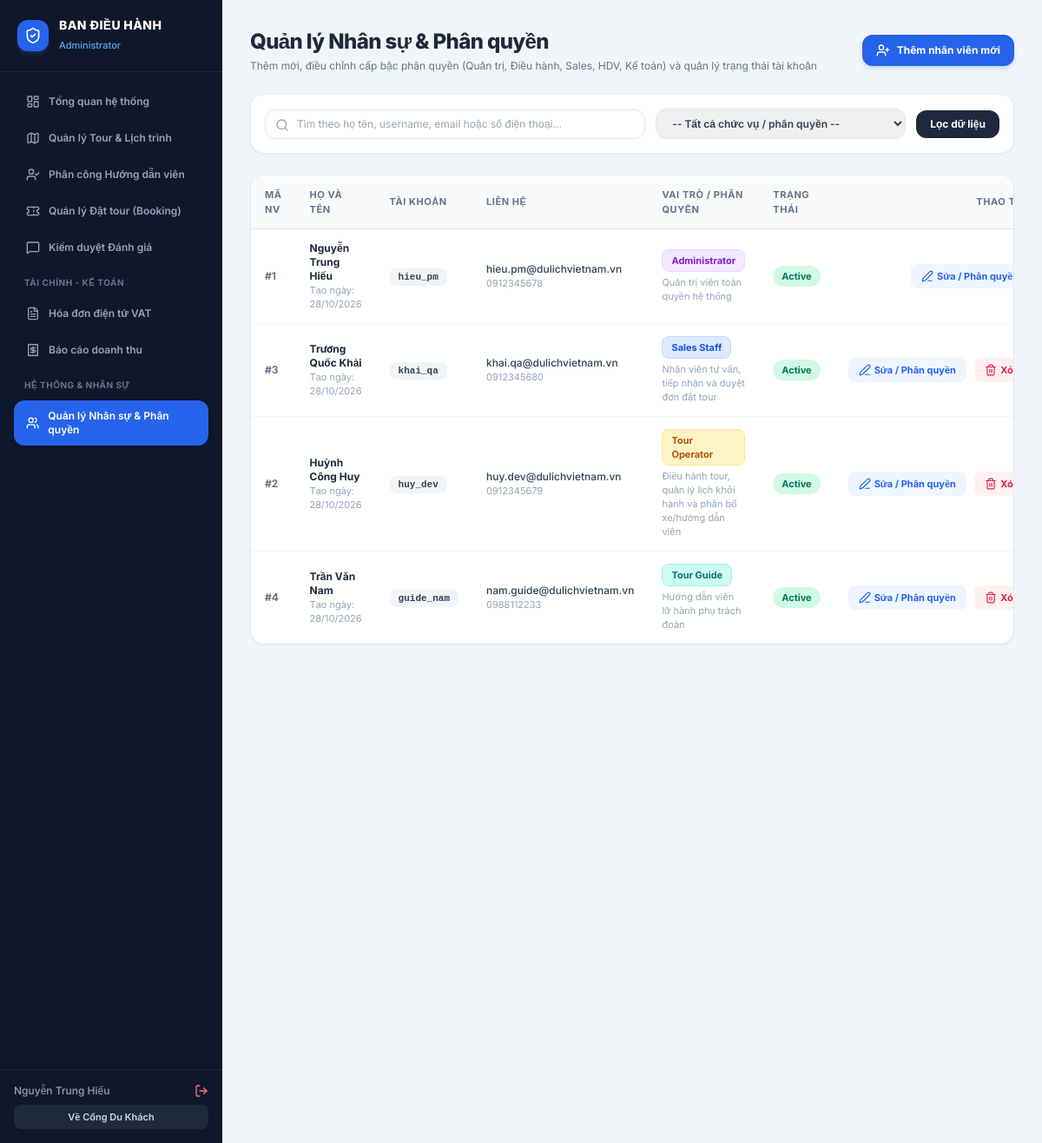
The app's page /modules/admin/staff_manager.php (signed in) with its own data.
### tables this page shows
CREATE TABLE IF NOT EXISTS `roles` (
  `role_id` int NOT NULL AUTO_INCREMENT,
  `role_name` varchar(50) NOT NULL COMMENT 'Tên vai trò: Admin, Sales, Operator, Guide, Accountant',
  `description` varchar(255) DEFAULT NULL,
  PRIMARY KEY (`role_id`),
  UNIQUE KEY `role_name` (`role_name`)
);

CREATE TABLE IF NOT EXISTS `users` (
  `user_id` int NOT NULL AUTO_INCREMENT,
  `role_id` int NOT NULL,
  `username` varchar(50) NOT NULL,
  `password_hash` varchar(255) NOT NULL,
  `fullname` varchar(100) NOT NULL,
  `email` varchar(100) NOT NULL,
  `phone` varchar(20) NOT NULL,
  `status` enum('Active','Inactive','Locked') DEFAULT 'Active',
  `created_at` timestamp NULL DEFAULT CURRENT_TIMESTAMP,
  PRIMARY KEY (`user_id`),
  UNIQUE KEY `username` (`username`),
  UNIQUE KEY `email` (`email`),
  KEY `role_id` (`role_id`)
);

### includes/auth.php (called while the page is built, shortened)
<?php
function is_logged_in(): bool {
    return isset($_SESSION['user']) && !empty($_SESSION['user']['user_id']);
}
function current_user(): ?array {
    return $_SESSION['user'] ?? null;
}
function has_role($roles): bool {
    $userRole = $_SESSION['user']['role_name'] ?? '';
    if (is_array($roles)) {
        return in_array($userRole, $roles);
    }
    return $userRole === $roles;
}

### modules/admin/staff_manager.php (the view, shortened to what this page needs)
<?php
require_once __DIR__ . '/../../config/database.php';
require_once __DIR__ . '/../../includes/auth.php';
$currentUser = current_user();
$currentUserId = (int)($currentUser['user_id'] ?? $_SESSION['user_id'] ?? 0);
$keyword    = isset($_GET['q']) ? trim($_GET['q']) : '';
$sqlStaff = "SELECT u.*, r.role_name, r.description AS role_desc
             FROM users u
             INNER JOIN roles r ON u.role_id = r.role_id
             WHERE u.role_id != 6";
$params = [];
$sqlStaff .= " ORDER BY u.role_id ASC, u.user_id DESC";
$stmtStaff = $pdo->prepare($sqlStaff);
$stmtStaff->execute($params);
$staffList = $stmtStaff->fetchAll(PDO::FETCH_ASSOC);
include __DIR__ . '/../../includes/header.php';
?>
<div class="flex min-h-screen bg-slate-100">
    <?php include __DIR__ . '/../../includes/admin_sidebar.php'; ?>
    <main class="flex-1 p-6 lg:p-8 overflow-x-auto">
        <div class="flex flex-col md:flex-row md:items-center md:justify-between gap-4 mb-6">
            <div>
                <h1 class="text-2xl font-extrabold text-slate-800 tracking-tight">Quản lý Nhân sự & Phân quyền</h1>
                <p class="text-xs text-slate-500 mt-1">Thêm mới, điều chỉnh cấp bậc phân quyền (Quản trị, Điều hành, Sales, HDV, Kế toán) và quản lý trạng thái tài khoản</p>
            </div>
            <button type="button" onclick="openAddModal()"
                    class="inline-flex items-center gap-2 px-4 py-2.5 rounded-xl bg-blue-600 hover:bg-blue-700 text-white text-xs font-bold shadow-md shadow-blue-500/20 transition">
                <i data-lucide="user-plus" class="w-4 h-4"></i> Thêm nhân viên mới
            </button>
        </div>
        <form method="GET" class="bg-white p-4 rounded-2xl shadow-sm border border-slate-200/80 mb-6 flex flex-col md:flex-row gap-3 items-center">
            <div class="relative flex-1 w-full">
                <input type="text" name="q" value="<?= htmlspecialchars($keyword) ?>"
                       placeholder="Tìm theo họ tên, username, email hoặc số điện thoại..."
                       class="w-full pl-9 pr-4 py-2 rounded-xl border border-slate-200 text-xs focus:outline-none focus:ring-2 focus:ring-blue-500">
                <i data-lucide="search" class="w-4 h-4 text-slate-400 absolute left-3 top-2.5"></i>
            </div>
            <div class="w-full md:w-72">
                <select name="role_id" onchange="this.form.submit()"
                        class="w-full px-3.5 py-2 rounded-xl border border-slate-200 text-xs font-semibold text-slate-700 focus:outline-none focus:ring-2 focus:ring-blue-500">
                    <option value="0">-- Tất cả chức vụ / phân quyền --</option>
                </select>
            </div>
            <button type="submit" class="px-4 py-2 rounded-xl bg-slate-800 hover:bg-slate-900 text-white text-xs font-bold transition">
                Lọc dữ liệu
            </button>
        </form>
        <div class="bg-white rounded-2xl shadow-sm border border-slate-200/80 overflow-hidden">
            <div class="overflow-x-auto">
                <table class="w-full text-left border-collapse">
                    <thead>
                        <tr class="bg-slate-50 border-b border-slate-200 text-[11px] font-bold uppercase text-slate-500 tracking-wider">
                            <th class="py-3.5 px-4">Mã NV</th>
                            <th class="py-3.5 px-4">Họ và tên</th>
                            <th class="py-3.5 px-4">Tài khoản</th>
                            <th class="py-3.5 px-4">Liên hệ</th>
                            <th class="py-3.5 px-4">Vai trò / Phân quyền</th>
                            <th class="py-3.5 px-4">Trạng thái</th>
                            <th class="py-3.5 px-4 text-right">Thao tác</th>
                        </tr>
                    </thead>
                    <tbody class="divide-y divide-slate-100 text-xs text-slate-700">
                        <?php if (empty($staffList)): ?>
                            <tr>
                                <td colspan="7" class="py-8 text-center text-slate-400">Không tìm thấy nhân viên nào phù hợp.</td>
                            </tr>
                        <?php else: ?>
                            <?php foreach ($staffList as $st): ?>
                                <?php
                                $roleBadge = match ((int)$st['role_id']) {
                                    1 => 'bg-purple-100 text-purple-700 border-purple-200',
                                    2 => 'bg-blue-100 text-blue-700 border-blue-200',
                                    3 => 'bg-amber-100 text-amber-700 border-amber-200',
                                    4 => 'bg-teal-100 text-teal-700 border-teal-200',
                                    5 => 'bg-indigo-100 text-indigo-700 border-indigo-200',
                                    default => 'bg-slate-100 text-slate-700 border-slate-200'
                                };
                                $statusBadge = match ($st['status']) {
                                    'Active'   => 'bg-emerald-100 text-emerald-700',
                                    'Locked'   => 'bg-rose-100 text-rose-700',
                                    default    => 'bg-slate-100 text-slate-600'
                                };
                                ?>
                                <tr class="hover:bg-slate-50/80 transition">
                                    <td class="py-3.5 px-4 font-bold text-slate-500">#<?= (int)$st['user_id'] ?></td>
                                    <td class="py-3.5 px-4">
                                        <div class="font-bold text-slate-800"><?= htmlspecialchars($st['fullname']) ?></div>
                                        <div class="text-[11px] text-slate-400">Tạo ngày: <?= date('d/m/Y', strtotime($st['created_at'])) ?></div>
                                    </td>
                                    <td class="py-3.5 px-4">
                                        <span class="px-2.5 py-1 rounded-lg bg-slate-100 font-mono text-[11px] font-semibold text-slate-700">
                                            <?= htmlspecialchars($st['username']) ?>
                                        </span>
                                    </td>
                                    <td class="py-3.5 px-4">
                                        <div class="font-medium text-slate-700"><?= htmlspecialchars($st['email']) ?></div>
                                        <div class="text-[11px] text-slate-400"><?= htmlspecialchars($st['phone']) ?></div>
                                    </td>
                                    <td class="py-3.5 px-4">
                                        <span class="inline-block px-2.5 py-1 rounded-lg border text-[11px] font-bold <?= $roleBadge ?>">
                                            <?= htmlspecialchars($st['role_name']) ?>
                                        </span>
                                        <div class="text-[11px] text-slate-400 mt-1 max-w-xs"><?= htmlspecialchars($st['role_desc']) ?></div>
                                    </td>
                                    <td class="py-3.5 px-4">
                                        <span class="inline-block px-2.5 py-1 rounded-full text-[11px] font-bold <?= $statusBadge ?>">
                                            <?= htmlspecialchars($st['status']) ?>
                                        </span>
                                    </td>
                                    <td class="py-3.5 px-4 text-right space-x-1.5 whitespace-nowrap">
                                        <button type="button"
                                                onclick='openEditModal(<?= json_encode($st, JSON_HEX_APOS | JSON_HEX_QUOT) ?>)'
                                                class="inline-flex items-center gap-1 px-3 py-1.5 rounded-lg bg-blue-50 hover:bg-blue-100 text-blue-600 font-bold text-[11px] transition">
                                            <i data-lucide="edit-3" class="w-3.5 h-3.5"></i> Sửa / Phân quyền
                                        </button>
                                        <?php if ((int)$st['user_id'] !== $currentUserId): ?>
                                            <form method="POST" class="inline-block" onsubmit="return confirm('Bạn có chắc chắn muốn xóa nhân viên <?= htmlspecialchars(addslashes($st['fullname'])) ?>?');">
                                                <button type="submit" class="inline-flex items-center gap-1 px-3 py-1.5 rounded-lg bg-rose-50 hover:bg-rose-100 text-rose-600 font-bold text-[11px] transition">
                                                    <i data-lucide="trash-2" class="w-3.5 h-3.5"></i> Xóa
                                                </button>
                                            </form>
                                        <?php endif; ?>
                                    </td>
                                </tr>
                            <?php endforeach; ?>
                        <?php endif; ?>
                    </tbody>
                </table>
            </div>
        </div>
    </main>
</div>
<?php include __DIR__ . '/../../includes/footer.php'; ?>

### includes/admin_sidebar.php (shortened to what this page needs)
<?php
require_once __DIR__ . '/auth.php';
$u = current_user();
$current_page = basename($_SERVER['PHP_SELF']);
?>
<aside class="w-64 bg-slate-900 text-slate-300 flex flex-col shrink-0 min-h-screen">
    <div class="p-5 border-b border-slate-800">
        <div class="flex items-center gap-3">
            <div class="w-9 h-9 rounded-xl bg-blue-600 flex items-center justify-center text-white font-bold shadow-md shadow-blue-500/20">
                <i data-lucide="shield-check" class="w-5 h-5"></i>
            </div>
            <div>
                <h2 class="text-sm font-extrabold text-white tracking-wide leading-tight">BAN ĐIỀU HÀNH</h2>
                <span class="text-[11px] text-blue-400 font-medium"><?= htmlspecialchars($u['role_name'] ?? 'Nhân viên') ?></span>
            </div>
        </div>
    </div>
    <nav class="flex-1 p-4 space-y-1.5 text-xs font-semibold">
        <a href="<?= BASE_URL ?>modules/admin/dashboard.php"
           class="flex items-center gap-2.5 px-3.5 py-2.5 rounded-xl transition <?= $current_page === 'dashboard.php' ? 'bg-blue-600 text-white shadow' : 'hover:bg-slate-800 text-slate-400 hover:text-slate-200' ?>">
            <i data-lucide="layout-dashboard" class="w-4 h-4"></i> Tổng quan hệ thống
        </a>
        <?php if (has_role(['Administrator', 'Tour Operator'])): ?>
            <a href="<?= BASE_URL ?>modules/admin/tour_manager.php"
               class="flex items-center gap-2.5 px-3.5 py-2.5 rounded-xl transition <?= $current_page === 'tour_manager.php' ? 'bg-blue-600 text-white shadow' : 'hover:bg-slate-800 text-slate-400 hover:text-slate-200' ?>">
                <i data-lucide="map" class="w-4 h-4"></i> Quản lý Tour & Lịch trình
            </a>
            <a href="<?= BASE_URL ?>modules/admin/guide_assign.php"
               class="flex items-center gap-2.5 px-3.5 py-2.5 rounded-xl transition <?= $current_page === 'guide_assign.php' ? 'bg-blue-600 text-white shadow' : 'hover:bg-slate-800 text-slate-400 hover:text-slate-200' ?>">
                <i data-lucide="user-check" class="w-4 h-4"></i> Phân công Hướng dẫn viên
            </a>
        <?php endif; ?>
        <?php if (has_role(['Administrator', 'Sales Staff', 'Accountant'])): ?>
            <a href="<?= BASE_URL ?>modules/admin/booking_manager.php"
               class="flex items-center gap-2.5 px-3.5 py-2.5 rounded-xl transition <?= $current_page === 'booking_manager.php' ? 'bg-blue-600 text-white shadow' : 'hover:bg-slate-800 text-slate-400 hover:text-slate-200' ?>">
                <i data-lucide="ticket" class="w-4 h-4"></i> Quản lý Đặt tour (Booking)
            </a>
        <?php endif; ?>
        <?php if (has_role(['Administrator', 'Sales Staff'])): ?>
            <a href="<?= BASE_URL ?>modules/reviews/review_manager.php"
               class="flex items-center gap-2.5 px-3.5 py-2.5 rounded-xl transition <?= $current_page === 'review_manager.php' ? 'bg-blue-600 text-white shadow' : 'hover:bg-slate-800 text-slate-400 hover:text-slate-200' ?>">
                <i data-lucide="message-square" class="w-4 h-4"></i> Kiểm duyệt Đánh giá
            </a>
        <?php endif; ?>
        <?php if (has_role(['Administrator', 'Accountant'])): ?>
            <div class="pt-2 pb-1 text-[10px] font-bold uppercase text-slate-500 tracking-wider px-3">Tài chính - Kế toán</div>
            <a href="<?= BASE_URL ?>modules/accounting/invoices_list.php"
               class="flex items-center gap-2.5 px-3.5 py-2.5 rounded-xl transition <?= $current_page === 'invoices_list.php' ? 'bg-blue-600 text-white shadow' : 'hover:bg-slate-800 text-slate-400 hover:text-slate-200' ?>">
                <i data-lucide="file-text" class="w-4 h-4"></i> Hóa đơn điện tử VAT
            </a>
            <a href="<?= BASE_URL ?>modules/accounting/revenue_report.php"
               class="flex items-center gap-2.5 px-3.5 py-2.5 rounded-xl transition <?= $current_page === 'revenue_report.php' ? 'bg-blue-600 text-white shadow' : 'hover:bg-slate-800 text-slate-400 hover:text-slate-200' ?>">
                <i data-lucide="receipt" class="w-4 h-4"></i> Báo cáo doanh thu
            </a>
        <?php endif; ?>
        <?php if (has_role(['Administrator'])): ?>
            <div class="pt-2 pb-1 text-[10px] font-bold uppercase text-slate-500 tracking-wider px-3">Hệ thống & Nhân sự</div>
            <a href="<?= BASE_URL ?>modules/admin/staff_manager.php"
               class="flex items-center gap-2.5 px-3.5 py-2.5 rounded-xl transition <?= $current_page === 'staff_manager.php' ? 'bg-blue-600 text-white shadow' : 'hover:bg-slate-800 text-slate-400 hover:text-slate-200' ?>">
                <i data-lucide="users" class="w-4 h-4"></i> Quản lý Nhân sự & Phân quyền
            </a>
        <?php endif; ?>
    </nav>
    <div class="p-4 border-t border-slate-800 space-y-2">
        <div class="flex items-center justify-between text-xs">
            <span class="text-slate-400 truncate max-w-[140px] font-medium"><?= htmlspecialchars($u['fullname'] ?? '') ?></span>
            <a href="<?= BASE_URL ?>modules/auth/logout.php" class="text-rose-400 hover:text-rose-300 font-bold" title="Đăng xuất">
                <i data-lucide="log-out" class="w-4 h-4"></i>
            </a>
        </div>
        <a href="<?= BASE_URL ?>index.php" class="block text-center w-full py-1.5 rounded-lg bg-slate-800 hover:bg-slate-700 text-slate-300 text-[11px] font-semibold transition">
            Về Cổng Du Khách
        </a>
    </div>
</aside>

### includes/header.php (style rules this page uses)
body { font-family: 'Inter', sans-serif; }

### records on screen
roles: role_name "Administrator"
users: fullname "Nguyễn Trung Hiếu", user_id "1", created_at "28/10/2026", username "hieu_pm", email "hieu.pm@dulichvietnam.vn", phone "0912345678", role.role_name "Administrator", role.description "Quản trị viên toàn quyền hệ thống", status "Active"
users: user_id "3", fullname "Trương Quốc Khải", created_at "28/10/2026", username "khai_qa", email "khai.qa@dulichvietnam.vn", phone "0912345680", role.role_name "Sales Staff", role.description "Nhân viên tư vấn, tiếp nhận và duyệt đơn đặt tour", status "Active"
users: user_id "2", fullname "Huỳnh Công Huy", created_at "28/10/2026", username "huy_dev", email "huy.dev@dulichvietnam.vn", phone "0912345679", role.role_name "Tour Operator", role.description "Điều hành tour, quản lý lịch khởi hành và phân bổ xe/hướng dẫn viên", status "Active"
users: user_id "4", fullname "Trần Văn Nam", created_at "28/10/2026", username "guide_nam", email "nam.guide@dulichvietnam.vn", phone "0988112233", role.role_name "Tour Guide", role.description "Hướng dẫn viên lữ hành phụ trách đoàn", status "Active"
